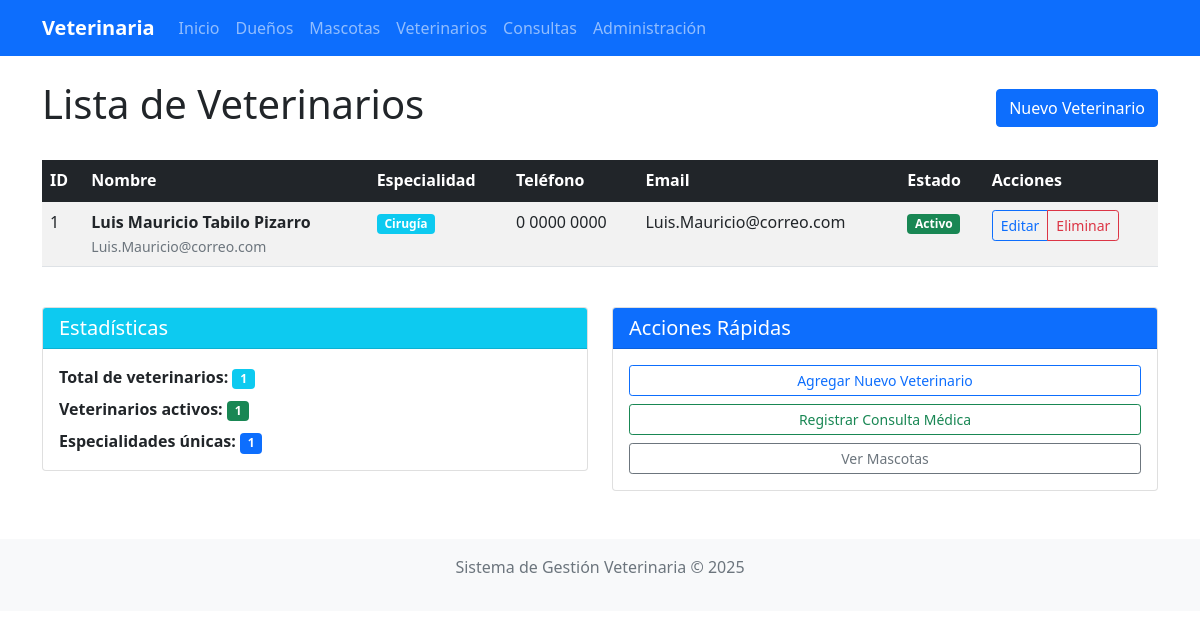
The page /veterinarios/ (signed in) on the database its author committed.
### clinica/models.py (models this page shows, shortened)
class Persona(models.Model):
    nombre = models.CharField(max_length=100)
    telefono = models.CharField(max_length=20, blank=True, null=True)
    email = models.EmailField(blank=True, null=True)
    class Meta:
        abstract = True

class Veterinario(Persona):
    especialidad = models.CharField(max_length=100, blank=True, null=True)
    activo = models.BooleanField(default=True)
    fecha_eliminacion = models.DateTimeField(blank=True, null=True)
    objects = SoftDeleteManager()

### clinica/views.py (the view)
# urls.py: path('veterinarios/', views.lista_veterinarios, name='lista_veterinarios'),
@login_required
def lista_veterinarios(request):
    veterinarios = Veterinario.objects.filter(activo=True).order_by('nombre')
    veterinarios_activos = Veterinario.objects.filter(activo=True).count()
    especialidades_unicas = Veterinario.objects.filter(activo=True).exclude(especialidad__isnull=True).exclude(especialidad='').values_list('especialidad', flat=True).distinct().count()
    return render(request, 'clinica/lista_veterinarios.html', {
        'veterinarios': veterinarios,
        'veterinarios_activos': veterinarios_activos,
        'especialidades_unicas': especialidades_unicas
    })

### clinica/models.py (called while the page is built)
    def get_queryset(self):
        return super().get_queryset().filter(activo=True)

### templates/clinica/lista_veterinarios.html (shortened to what this page needs)
{% extends 'base.html' %}
{% block content %}
<div class="d-flex justify-content-between align-items-center mb-4">
    <h1>Lista de Veterinarios</h1>
    <a href="{% url 'agregar_veterinario' %}" class="btn btn-primary">Nuevo Veterinario</a>
</div>
{% if veterinarios %}
<div class="table-responsive">
    <table class="table table-striped table-hover">
        <thead class="table-dark">
            <tr>
                <th>ID</th>
                <th>Nombre</th>
                <th>Especialidad</th>
                <th>Teléfono</th>
                <th>Email</th>
                <th>Estado</th>
                <th>Acciones</th>
            </tr>
        </thead>
        <tbody>
            {% for veterinario in veterinarios %}
            <tr>
                <td>{{ veterinario.id }}</td>
                <td>
                    <strong>{{ veterinario.nombre }}</strong>
                    {% if veterinario.email %}
                        <br>
                        <small class="text-muted">{{ veterinario.email }}</small>
                    {% endif %}
                </td>
                <td>
                    {% if veterinario.especialidad %}
                        <span class="badge bg-info">{{ veterinario.especialidad }}</span>
                    {% else %}
                        <span class="text-muted">-</span>
                    {% endif %}
                </td>
                <td>
                    {% if veterinario.telefono %}
                        {{ veterinario.telefono }}
                    {% else %}
                        <span class="text-muted">-</span>
                    {% endif %}
                </td>
                <td>
                    {% if veterinario.email %}
                        {{ veterinario.email }}
                    {% else %}
                        <span class="text-muted">-</span>
                    {% endif %}
                </td>
                <td>
                    {% if veterinario.activo %}
                        <span class="badge bg-success">Activo</span>
                    {% else %}
                        <span class="badge bg-secondary">Inactivo</span>
                    {% endif %}
                </td>
                <td>
                    <div class="btn-group btn-group-sm">
                        <a href="{% url 'editar_veterinario' veterinario.id %}"
                           class="btn btn-outline-primary"
                           title="Editar veterinario">
                            Editar
                        </a>
                        <button type="button"
                                class="btn btn-outline-danger"
                                title="Eliminar veterinario"
                                data-bs-toggle="modal"
                                data-bs-target="#confirmarEliminar{{ veterinario.id }}">
                            Eliminar
                        </button>
                    </div>
                </td>
            </tr>
            {% endfor %}
        </tbody>
    </table>
</div>
{% endif %}
<div class="row mt-4">
    <div class="col-md-6">
        <div class="card">
            <div class="card-header bg-info text-white">
                <h5 class="mb-0">Estadísticas</h5>
            </div>
            <div class="card-body">
                <p class="mb-2">
                    <strong>Total de veterinarios:</strong>
                    <span class="badge bg-info">{{ veterinarios|length }}</span>
                </p>
                <p class="mb-2">
                    <strong>Veterinarios activos:</strong>
                    <span class="badge bg-success">{{ veterinarios_activos }}</span>
                </p>
                <p class="mb-0">
                    <strong>Especialidades únicas:</strong>
                    <span class="badge bg-primary">{{ especialidades_unicas }}</span>
                </p>
            </div>
        </div>
    </div>
    <div class="col-md-6">
        <div class="card">
            <div class="card-header bg-primary text-white">
                <h5 class="mb-0">Acciones Rápidas</h5>
            </div>
            <div class="card-body">
                <div class="d-grid gap-2">
                    <a href="{% url 'agregar_veterinario' %}" class="btn btn-outline-primary btn-sm">
                        Agregar Nuevo Veterinario
                    </a>
                    <a href="{% url 'agregar_consulta' %}" class="btn btn-outline-success btn-sm">
                        Registrar Consulta Médica
                    </a>
                    <a href="{% url 'lista_mascotas' %}" class="btn btn-outline-secondary btn-sm">
                        Ver Mascotas
                    </a>
                </div>
            </div>
        </div>
    </div>
</div>
{% endblock %}

### templates/base.html (style rules this page uses)
.card { transition: transform 0.2s; }

### rows shown on the page
Veterinario: id "1", nombre "Luis Mauricio Tabilo Pizarro", email "Luis.Mauricio@correo.com", especialidad "Cirugía", telefono "0 0000 0000", activo "Activo"

### other values the page prints
{{ veterinarios|length }} "1"
{{ veterinarios_activos }} "1"
{{ especialidades_unicas }} "1"
